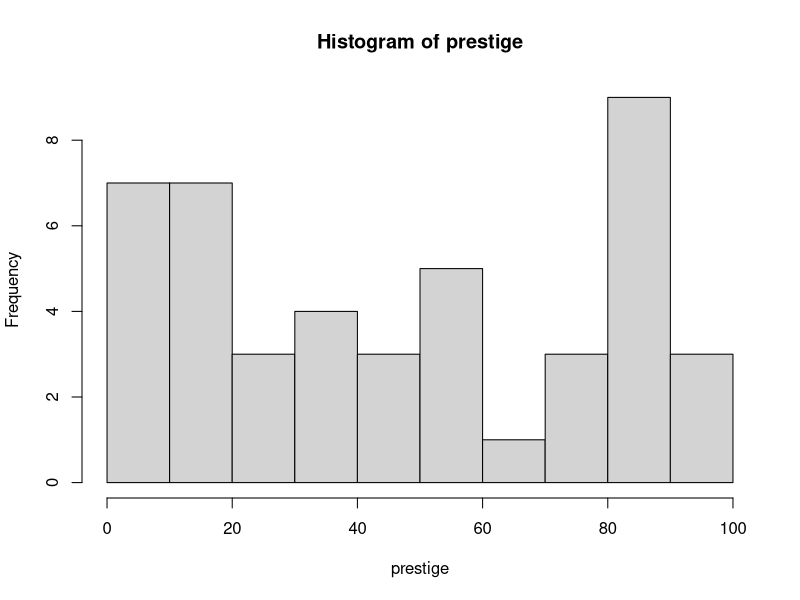
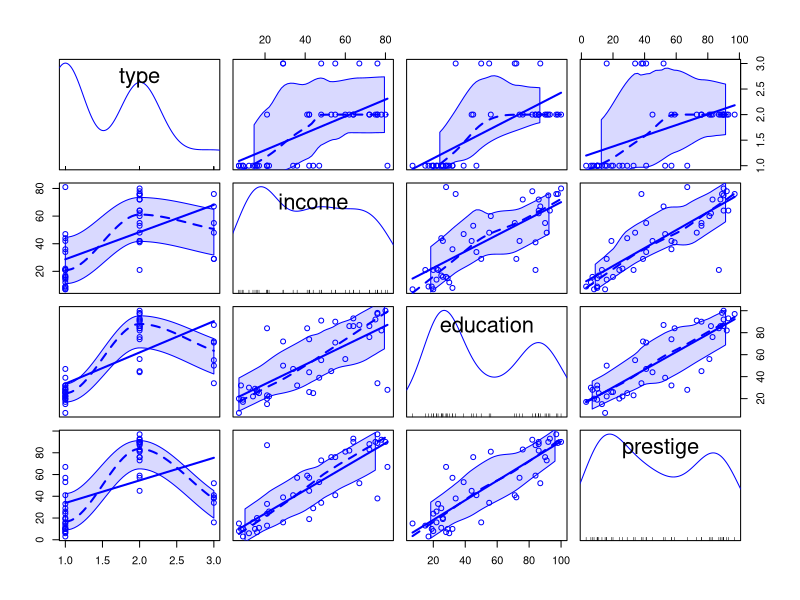
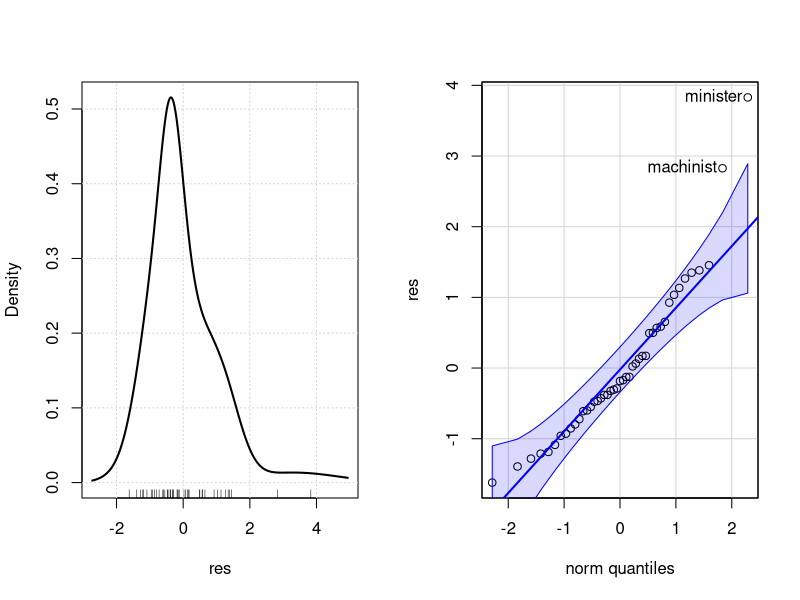
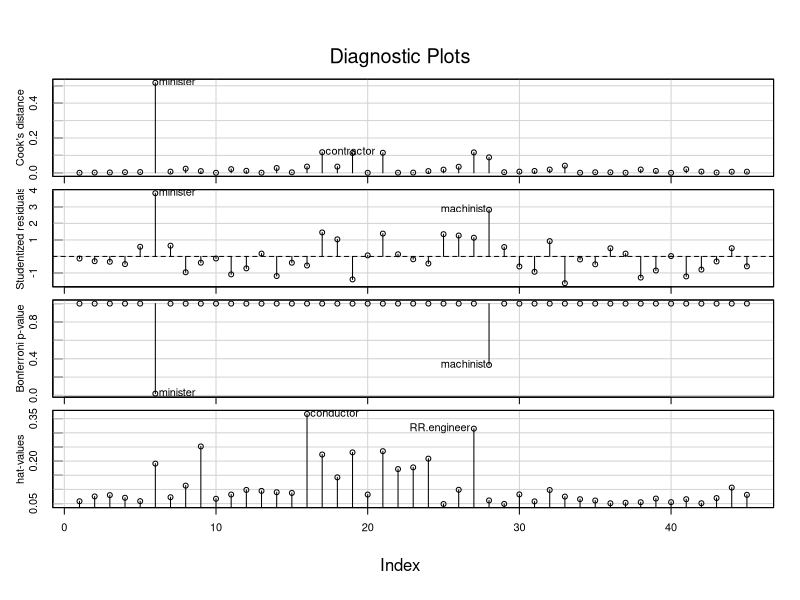
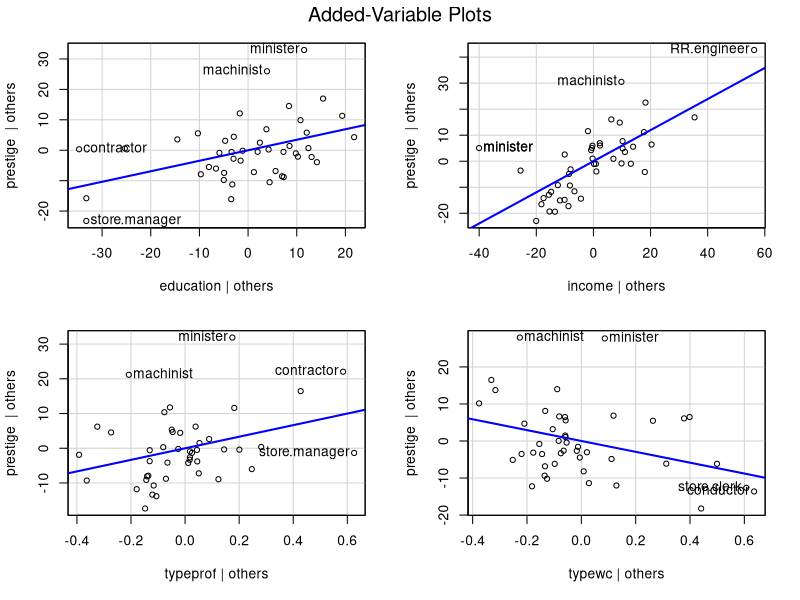
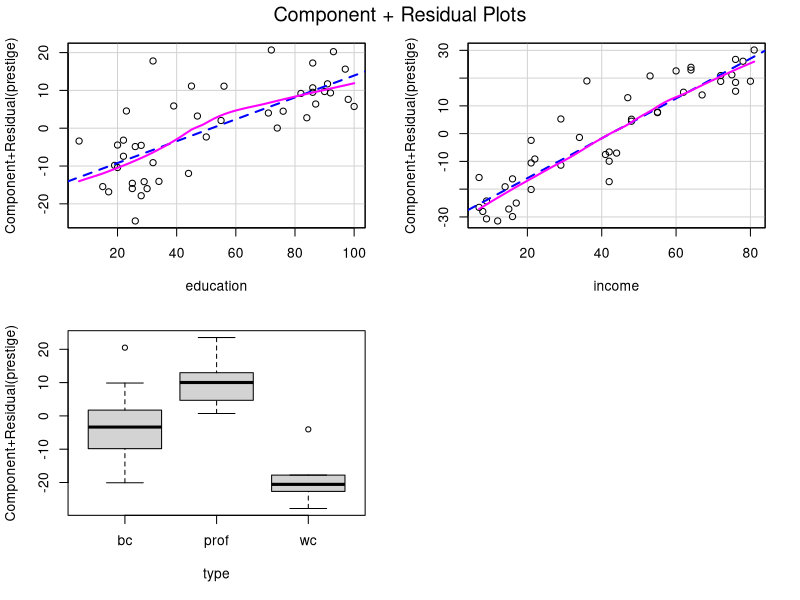

Reproduce these figures in R, in order.
## ---- chunk 1
knitr::opts_chunk$set(echo = TRUE)
## ---- chunk 2
library("car") # load car and carData packages
head(Duncan, n=10)
dim(Duncan)
## ---- chunk 3
summary(Duncan)
## ---- chunk 4
with(Duncan, hist(prestige))
## ---- chunk 5
scatterplotMatrix(Duncan)
## ---- chunk 6
fit <- lm(prestige~education+income, data=Duncan)
summary(fit)
## ---- chunk 7
fit1 <- lm(prestige~education+income+type, data=Duncan)
anova(fit, fit1)

## ---- chunk 8
res <- rstudent(fit1)
par(mfrow=c(1,2))
densityPlot(res)
qqPlot(res)

## ---- chunk 9
outlierTest(fit1)
influenceIndexPlot(fit1)
avPlots(fit1)
Duncan1 <- Duncan[-which(rownames(Duncan)=='minister'),]
fit2 <- lm(prestige~education+income+type, data=Duncan1)
compareCoefs(fit1, fit2)
## ---- chunk 10
crPlots(fit2)
## ---- chunk 11
ncvTest(fit2)
